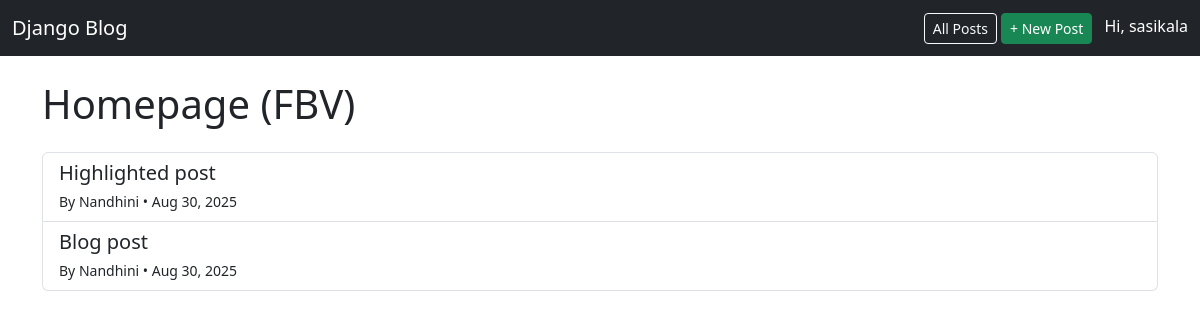
The app's page / (signed in) with its own data.
### blog/models.py (models this page shows, shortened)
class Post(models.Model):
    title = models.CharField(max_length=200)
    content = models.TextField()
    author = models.ForeignKey(User, on_delete=models.CASCADE)
    created_at = models.DateTimeField(auto_now_add=True)

### blog/views.py (the view)
# urls.py: path('', blog_views.home, name='home'),   # FBV home
def home(request):
    posts = Post.objects.all().order_by('-created_at')
    return render(request, "blog/home.html", {"posts": posts})

### blog/templates/blog/home.html
{% extends 'blog/base.html' %}
{% block content %}
<h1 class="mb-4">Homepage (FBV)</h1>
<div class="list-group">
  {% for post in posts %}
    <a href="{% url 'post-detail' post.id %}" class="list-group-item list-group-item-action">
      <h5 class="mb-1">{{ post.title }}</h5>
      <small>By {{ post.author }} • {{ post.created_at|date:"M d, Y" }}</small>
    </a>
  {% empty %}
    <p>No posts yet.</p>
  {% endfor %}
</div>
{% endblock %}

### blog/templates/blog/base.html (shortened to what this page needs)
<!DOCTYPE html>
<html lang="en">
<head>
  <link href="https://cdn.jsdelivr.net/npm/bootstrap@5.3.2/dist/css/bootstrap.min.css" rel="stylesheet">
</head>
<body>
  <nav class="navbar navbar-expand-lg navbar-dark bg-dark mb-4">
    <div class="container-fluid">
      <a class="navbar-brand" href="{% url 'home' %}">Django Blog</a>
      <div>
        <a class="btn btn-outline-light btn-sm" href="{% url 'post-list' %}">All Posts</a>
        {% if user.is_authenticated %}
          <a class="btn btn-success btn-sm" href="{% url 'post-create' %}">+ New Post</a>
          <span class="text-white ms-2">Hi, {{ user.username }}</span>
        {% else %}
          <a class="btn btn-outline-light btn-sm" href="/admin/">Login</a>
        {% endif %}
      </div>
    </div>
  </nav>
  <div class="container">
    {% block content %}{% endblock %}
  </div>
</body>
</html>

### records on screen
Post: title "Highlighted post", author "Nandhini", created_at "Aug 30, 2025"
Post: title "Blog post", author "Nandhini", created_at "Aug 30, 2025"

### other values on screen
{{ user.username }} "sasikala"
